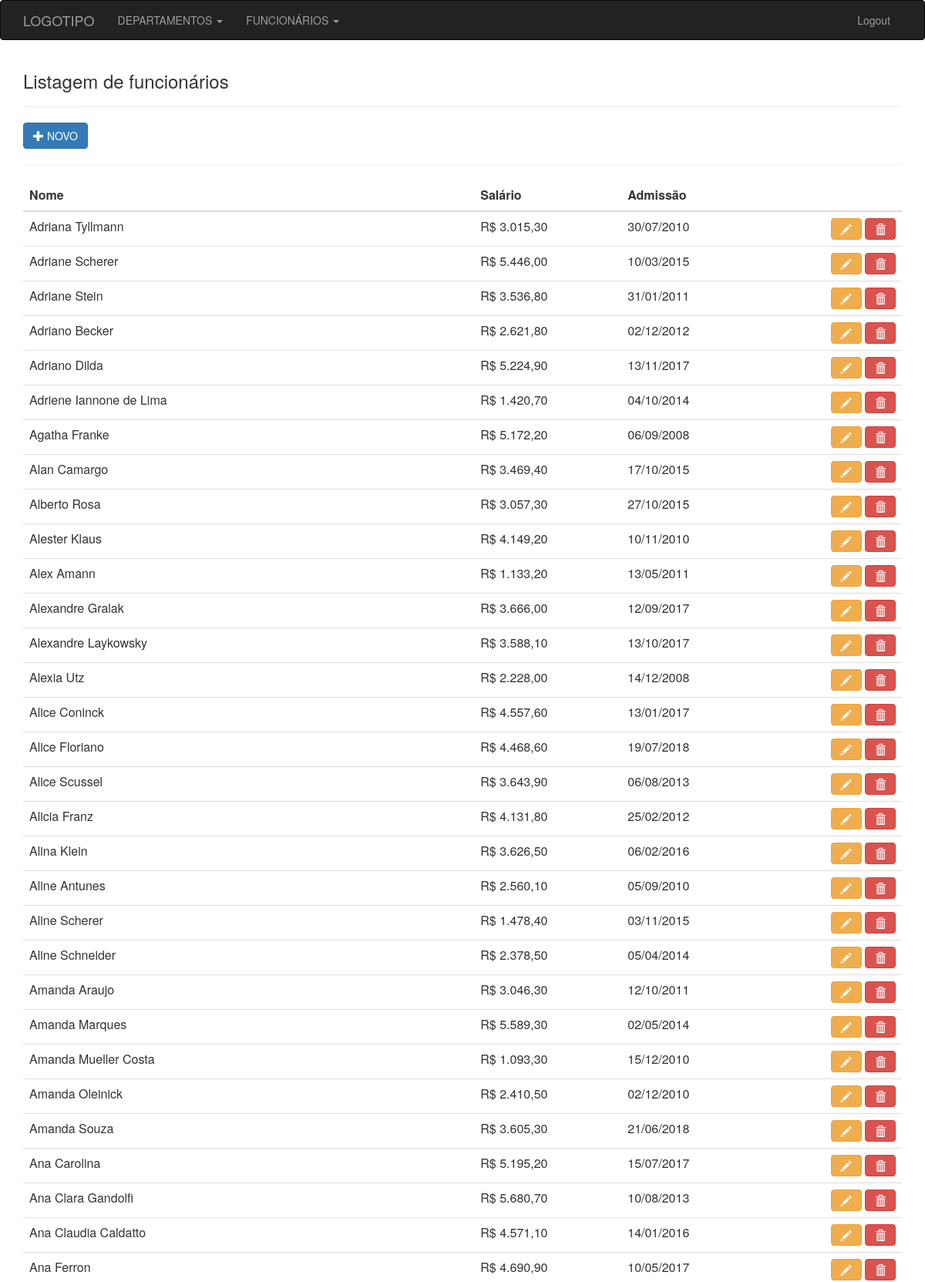
Page /listar-funcionarios.php (signed in, upper part) on the committed database.
### tables this page shows
CREATE TABLE IF NOT EXISTS FUNCIONARIOS (
  id_funcionario INT UNSIGNED NOT NULL AUTO_INCREMENT,
  nome VARCHAR(45) NOT NULL,
  dt_nascimento DATE,
  dt_admissao DATETIME DEFAULT CURRENT_TIMESTAMP NOT NULL,
  sexo CHAR(1) NOT NULL,
  salario DECIMAL(8,2),
  id_departamento INT UNSIGNED NOT NULL,
  PRIMARY KEY (id_funcionario),
  CONSTRAINT fk_FUNCIONARIOS_DEPARTAMENTOS
    FOREIGN KEY (id_departamento)
    REFERENCES DEPARTAMENTOS (id_departamento)
);

### listar-funcionarios.php (the view, shortened to what this page needs)
<?php
include('includes/conexao.php');
$sql = $conn->prepare('SELECT * FROM FUNCIONARIOS ORDER BY NOME');
$sql->execute();
$result = $sql->fetchAll();
?>
<html lang="en">
<head>
  <link rel="stylesheet" href="css/bootstrap.min.css">
  <link rel="stylesheet" href="css/datatables.css">
  <link rel="stylesheet" href="css/all.min.css">
</head>
<body>
<?php
include('menu.php');
?>
<div class="container">
  <h3>Listagem de funcionários</h3>
  <hr/>
  <a href="form-funcionarios.php" class="btn btn-primary"><i class="glyphicon glyphicon-plus"></i> NOVO</a>
  <hr/>
  <table class="table">
    <thead>
      <tr>
        <th>Nome</th>
        <th>Salário</th>
        <th>Admissão</th>
        <th></th>
      </tr>
    </thead>
    <tbody>
      <?php
      foreach ($result as $r) {
      ?>
      <tr>
        <td><?php echo $r['nome']; ?></td>
        <td>R$ <?php echo number_format($r['salario'], 2, ',', '.'); ?></td>
        <td><?php echo date('d/m/Y', strtotime($r['dt_admissao'])); ?></td>
        <td class="text-right">
          <a href="form-funcionarios.php?id_funcionario=<?php echo $r['id_funcionario'];?>" class="btn btn-warning"><i class="glyphicon glyphicon-pencil"></i></a>
          <a onclick="return confirm('Deseja excluir: <?php echo $r['nome']; ?> ?')" href="acao-funcionarios.php?acao=excluir&id_funcionario=<?php echo $r['id_funcionario']; ?>" class="btn btn-danger"><i class="glyphicon glyphicon-trash"></i></a>
        </td>
      </tr>
      <?php
      }
      ?>
    </tbody>
  </table>
</div>
</body>
</html>

### rows in the picture
funcionarios: nome "Adriana Tyllmann", salario "3.015,30", dt_admissao "30/07/2010"
funcionarios: nome "Adriane Scherer", salario "5.446,00", dt_admissao "10/03/2015"
funcionarios: nome "Adriane Stein", salario "3.536,80", dt_admissao "31/01/2011"
funcionarios: nome "Adriano Becker", salario "2.621,80", dt_admissao "02/12/2012"
funcionarios: nome "Adriano Dilda", salario "5.224,90", dt_admissao "13/11/2017"
funcionarios: nome "Adriene Iannone de Lima", salario "1.420,70", dt_admissao "04/10/2014"
funcionarios: nome "Agatha Franke", salario "5.172,20", dt_admissao "06/09/2008"
funcionarios: nome "Alan Camargo", salario "3.469,40", dt_admissao "17/10/2015"
funcionarios: nome "Alberto Rosa", salario "3.057,30", dt_admissao "27/10/2015"
funcionarios: nome "Alester Klaus", salario "4.149,20", dt_admissao "10/11/2010"
funcionarios: nome "Alex Amann", salario "1.133,20", dt_admissao "13/05/2011"
funcionarios: nome "Alexandre Gralak", salario "3.666,00", dt_admissao "12/09/2017"
funcionarios: nome "Alexandre Laykowsky", salario "3.588,10", dt_admissao "13/10/2017"
funcionarios: nome "Alexia Utz", salario "2.228,00", dt_admissao "14/12/2008"
funcionarios: nome "Alice Coninck", salario "4.557,60", dt_admissao "13/01/2017"
funcionarios: nome "Alice Floriano", salario "4.468,60", dt_admissao "19/07/2018"
funcionarios: nome "Alice Scussel", salario "3.643,90", dt_admissao "06/08/2013"
funcionarios: nome "Alicia Franz", salario "4.131,80", dt_admissao "25/02/2012"
funcionarios: nome "Alina Klein", salario "3.626,50", dt_admissao "06/02/2016"
funcionarios: nome "Aline Antunes", salario "2.560,10", dt_admissao "05/09/2010"
funcionarios: nome "Aline Scherer", salario "1.478,40", dt_admissao "03/11/2015"
funcionarios: nome "Aline Schneider", salario "2.378,50", dt_admissao "05/04/2014"
funcionarios: nome "Amanda Araujo", salario "3.046,30", dt_admissao "12/10/2011"
funcionarios: nome "Amanda Marques", salario "5.589,30", dt_admissao "02/05/2014"
funcionarios: nome "Amanda Mueller Costa", salario "1.093,30", dt_admissao "15/12/2010"
funcionarios: nome "Amanda Oleinick", salario "2.410,50", dt_admissao "02/12/2010"
funcionarios: nome "Amanda Souza", salario "3.605,30", dt_admissao "21/06/2018"
funcionarios: nome "Ana Carolina", salario "5.195,20", dt_admissao "15/07/2017"
funcionarios: nome "Ana Clara Gandolfi", salario "5.680,70", dt_admissao "10/08/2013"
funcionarios: nome "Ana Claudia Caldatto", salario "4.571,10", dt_admissao "14/01/2016"
funcionarios: nome "Ana Ferron", salario "4.690,90", dt_admissao "10/05/2017"
